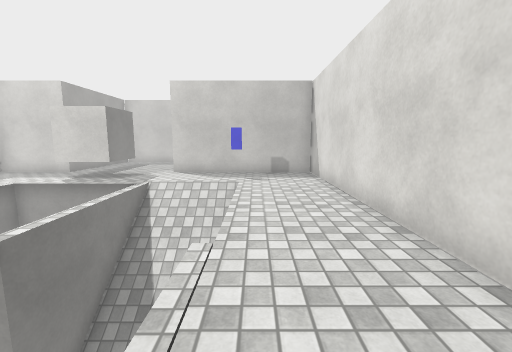
[1] (above)

12 first-person views from a walk through a Unity game level. The camera is 1.3 m above the floor, tilts 8° down and sees 90° across. The floor is counted in squares, 0.9 m on a side. Each view is taken from the middle of a square. On the plan, view 1 faces up. The plan holds only what a view shows up to about 13 squares ahead; the rest is blank. The place goes on beyond the plan. The player character is not drawn. Surface patterns are stand-ins for the level's own textures.

[2]
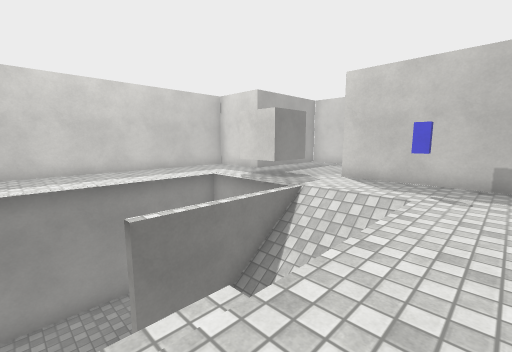

[3]
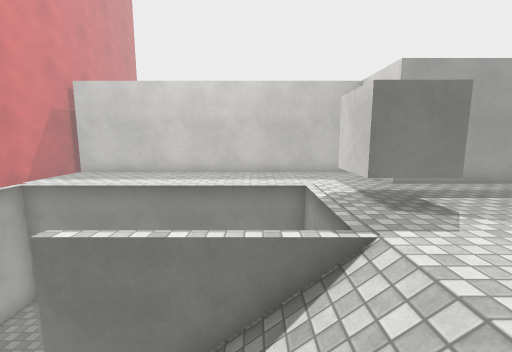

[4]
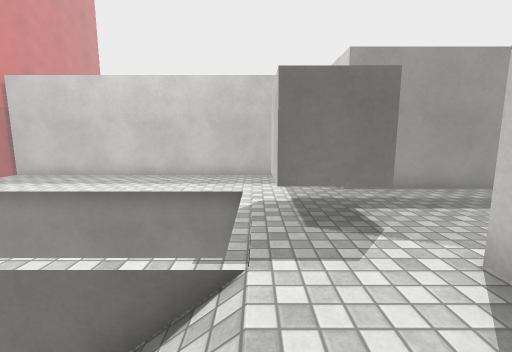

[5]
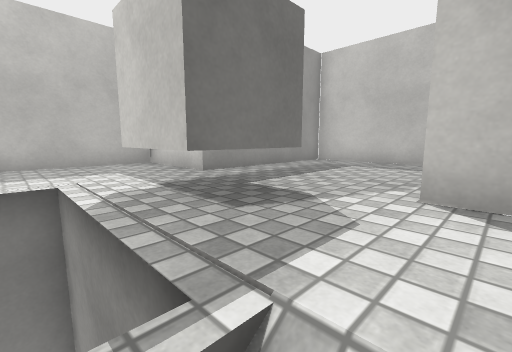

[6]
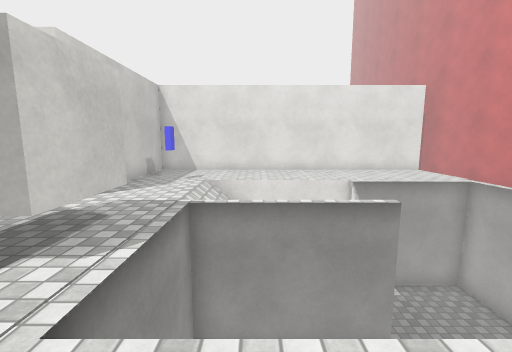

[7]
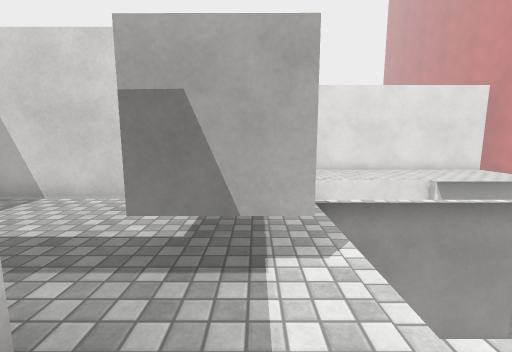

[8]
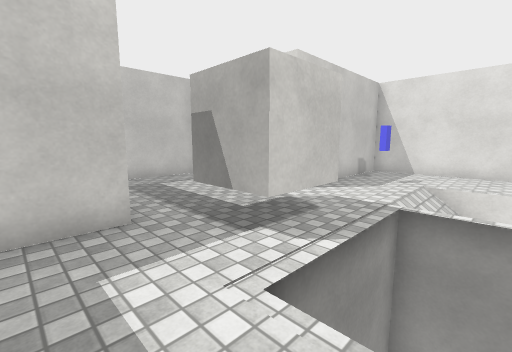

[9]
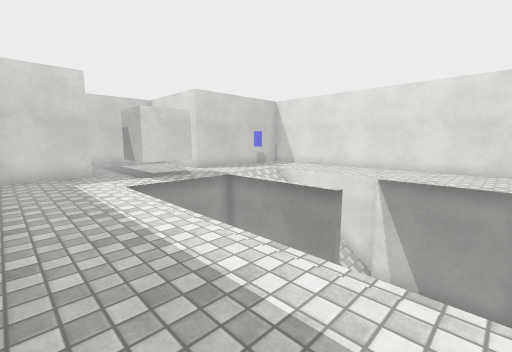

[10]
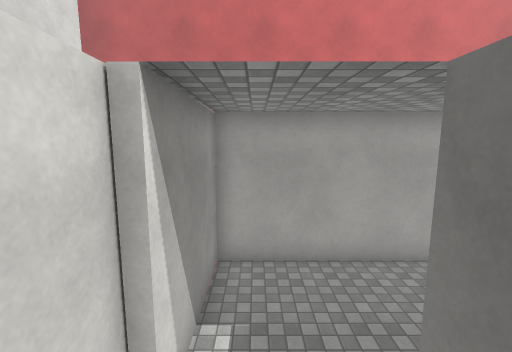

[11]
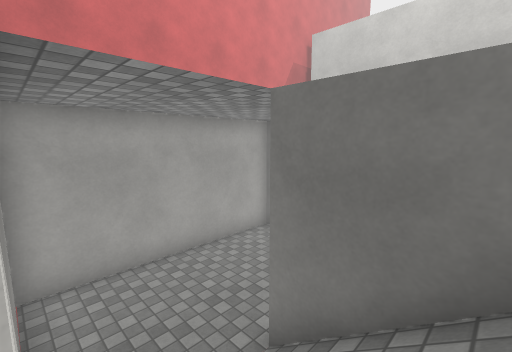

[12]
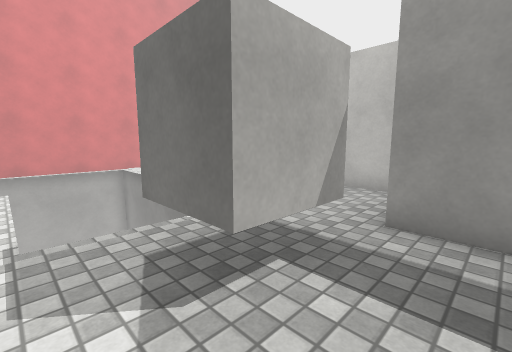

### Floor plan
Key: @ floor where view 1 was taken; # wall or solid block; . main floor; - floor 3.75 m lower than the main floor; / step, stairs or slope; = window, fence, low wall or low ledge; C cube; T thing the floor can be seen under or through.
Columns run from 12 left of view 1 to 3 right of it. Each row starts with its distance up from view 1.
 17    #######
 16    #.....#
 15    #.....#
 14    #.....#
 13    #.....#
 12 ####.....#######
 11 #....CC........#
 10 #....CC....#...#
  9 #..............#
  8 #...-   =///...#
  7 #...-   =///...#
  6 #...-   T///...#
  5 #...-   T/ /...#
  4 #...--- T //...#
  3 #...-------#...#
  2 #...--------...#
  1 #...--------...#
  0 #...------- @..#
 -1 ############   #

Where each view was taken, in squares from view 1:
view 1: 0 up, 0 right, facing up
view 2: 2 up, 1 right, facing up-left
view 3: 7 up, 0 right, facing left
view 4: 9 up, 1 left, facing left
view 5: 8 up, 3 left, facing up-left
view 6: 7 up, 10 left, facing right
view 7: 10 up, 10 left, facing right
view 8: 7 up, 10 left, facing up-right
view 9: 0 up, 11 left, facing up-right
view 10: 6 up, 2 left, facing down
view 11: 6 up, 1 left, facing down-left
view 12: 13 up, 4 left, facing down-left
